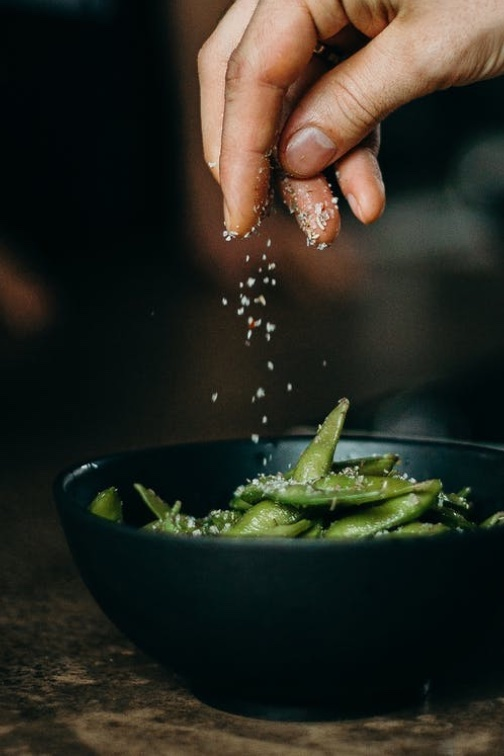
#> input picture frontend_exploration/tailwind_from_scratch/mini-projects/email-subscribe/images/image.jpg, 504 x 756 px, found by its file name
$ python dog.py
#> lines starting #> are read from the running program, lines starting #| are printed output that depends on the picture; after the words box and inside, x2 and y2 are one past the last pixel; in counts of white or black regions, pixels touching at a corner belong together
import cv2
import numpy as np

img = cv2.imread("image.jpg", cv2.IMREAD_GRAYSCALE)
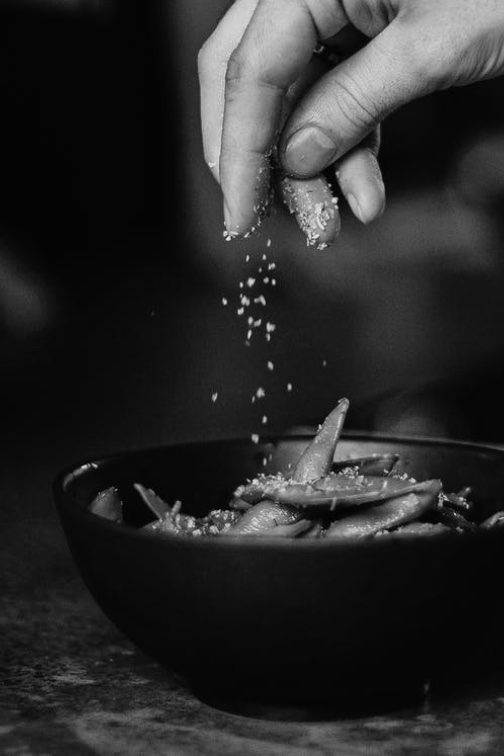
#> img: shape (756, 504); min 0, max 239, mean 41.8

# Difference of Gaussians
blur1 = cv2.GaussianBlur(img, (9, 9), 2.0)
blur2 = cv2.GaussianBlur(img, (17, 17), 4.0)
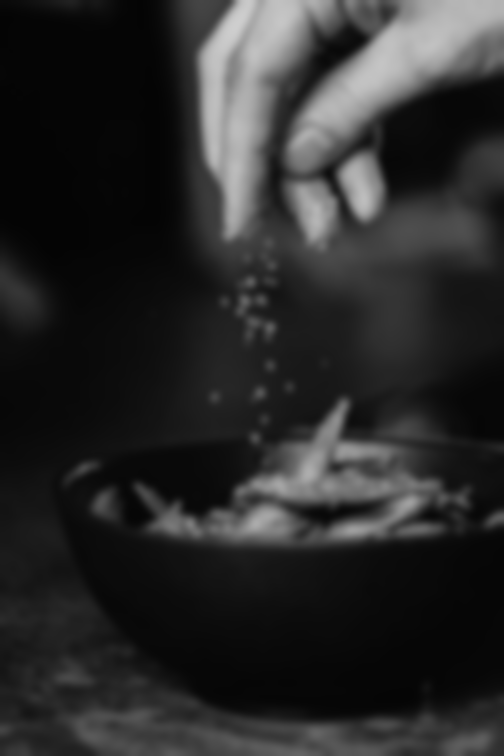
#> blur2: shape (756, 504); min 4, max 206, mean 41.8
dog = cv2.subtract(blur1, blur2)
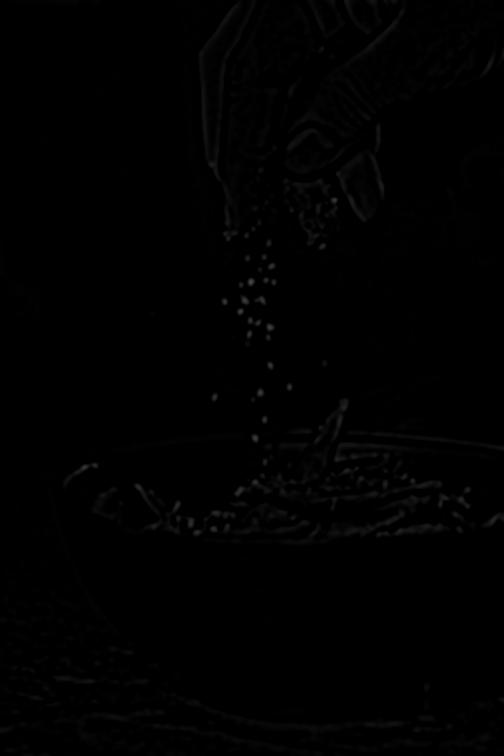
#> dog: shape (756, 504); min 0, max 70, mean 1

# Normalize and threshold to get clean black/white
dog = cv2.normalize(dog, None, 0, 255, cv2.NORM_MINMAX)
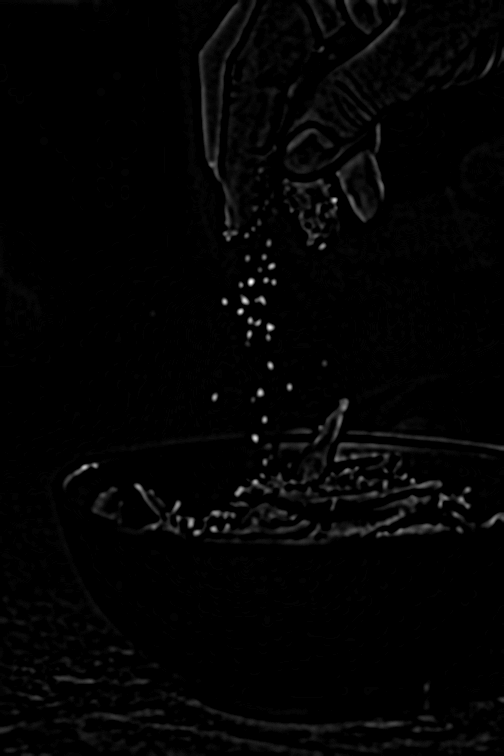
#> dog: shape (756, 504); min 0, max 255, mean 3.7
_, edges = cv2.threshold(dog, 3, 255, cv2.THRESH_BINARY)
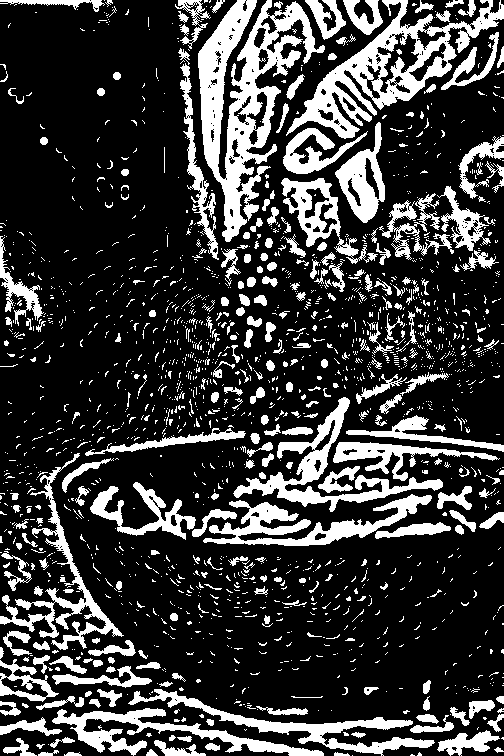
#> edges: shape (756, 504); 23% white; 1851 white regions (1555 under 20 px), largest, box (x1, y1, x2, y2) and area: (198, 0, 325, 242) 11064, (286, 0, 504, 139) 7737, (233, 397, 443, 512) 4132

cv2.imwrite("edges.jpg", edges)
print("Done → edges.jpg")
